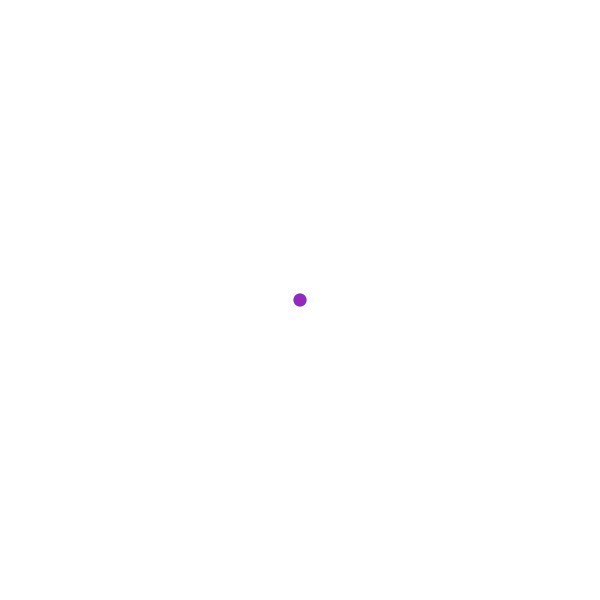
Frame 1 (no input)
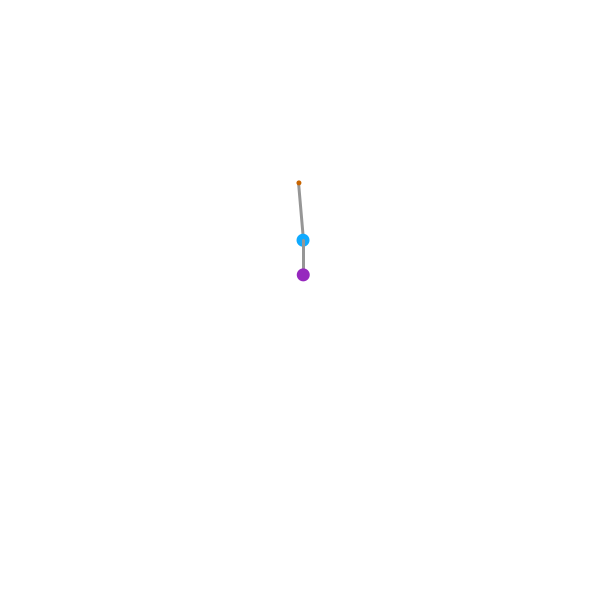
Frame 60 (the mouse pressed at the canvas centre just before this capture)
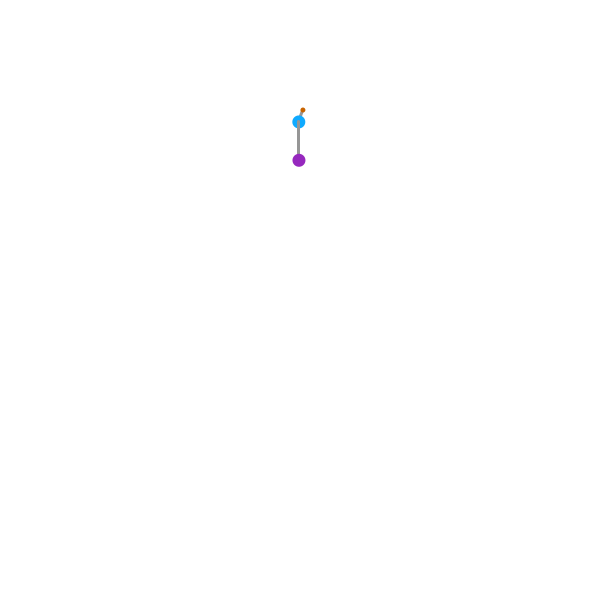
Frame 120 (the mouse held since frame 60 and released just before this capture)

The Processing sketch that drew these frames (run headless with seeded random() and noise(); from frame 60 on, the mouse is pressed at the canvas centre):

// Processing sketch: spring_series_example
// ── spring_series_example.pde
PVector leader;
PVector leadSpd;
PVector follower, follower2;
PVector followerSpd, followerSpd2;
float springing = .004;
float damping = .89;

void setup() {
  size(600,600);
  strokeWeight(3);
  leader = new PVector();
  leadSpd = new PVector(random(-1.5, 1.5), random(-1.5, 1.5));
  follower = new PVector();
  followerSpd = new PVector();
  
  follower2 = new PVector();
  followerSpd2 = new PVector();
}



void draw() {
  background(255);
  translate(width/2, height/2);
  lead();
  follow();
  render();
}

void lead() {
  leadSpd.add(new PVector(random(-.2, .2), random(-.2, .2)));
  leader.add(leadSpd);

  if (leader.x > 200) {
    leader.x = 200;
    leadSpd.x*=-1;
  } 
  else if (leader.x < -200) {
    leader.x = -200;
    leadSpd.x*=-1;
  }

  if (leader.y > 200) {
    leader.y = 200;
    leadSpd.y*=-1;
  } 
  else if (leader.y < -200) {
    leader.y = -200;
    leadSpd.y*=-1;
  }
}
void follow() {
  //move center point
  float deltaX = leader.x-follower.x;
  float deltaY = leader.y-follower.y;

  // create springing effect
  deltaX *= springing;
  deltaY *= springing;
  followerSpd.x += deltaX;
  followerSpd.y += deltaY;

  // move predator's center
  follower.x +=  followerSpd.x;
  follower.y +=  followerSpd.y;

  // slow down springing
  followerSpd.x *= damping;
  followerSpd.y *= damping;
  
  
  deltaX = follower.x-follower2.x;
  deltaY = follower.y-follower2.y;

  // create springing effect
  deltaX *= springing*1.2;
  deltaY *= springing*1.2;
  followerSpd2.x += deltaX;
  followerSpd2.y += deltaY;

  // move predator's center
  follower2.x +=  followerSpd2.x;
  follower2.y +=  followerSpd2.y;

  // slow down springing
  followerSpd2.x *= damping;
  followerSpd2.y *= damping;
}

void render() {
  stroke(150);
  line(leader.x, leader.y, follower.x, follower.y);
  noStroke();
  fill(200, 100, 0);
  ellipse(leader.x, leader.y, 5, 5);
  fill(15, 170, 255);
  ellipse(follower.x, follower.y, 13, 13);
  
  stroke(150);
  line(follower.x, follower.y, follower2.x, follower2.y);
  noStroke();
  
  fill(150, 40, 190);
  ellipse(follower2.x, follower2.y, 13, 13);
 
}
